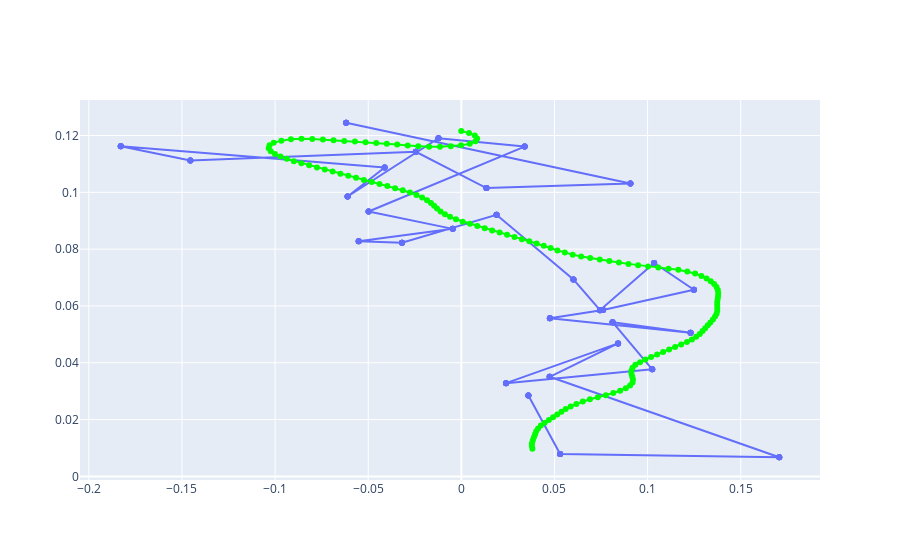

Here is the notebook cell this chart was saved with:
### Code cell
fig2.data[0].line.color = "#00ff00"
fig = go.Figure(data = fig1.data + fig2.data)
fig.show()

### Figure 1 — Plotly figure (JSON) as saved in the notebook; plotly's stock layout.template omitted (floating-point values rounded to 4 significant figures; data arrays with more than 128 entries replaced by an {"elided": "..."} marker saying what was removed)
{"data": [{"hovertemplate": "x=%{x}<br>y=%{y}<extra></extra>", "legendgroup": "", "line": {"color": "#636efa", "dash": "solid"}, "marker": {"symbol": "circle"}, "mode": "markers+lines", "name": "", "orientation": "v", "showlegend": false, "type": "scatter", "x": {"elided": "150 float values"}, "xaxis": "x", "y": {"elided": "150 float values"}, "yaxis": "y"}, {"hovertemplate": "x=%{x}<br>y=%{y}<extra></extra>", "legendgroup": "", "line": {"color": "#00ff00", "dash": "solid"}, "marker": {"symbol": "circle"}, "mode": "markers+lines", "name": "", "orientation": "v", "showlegend": false, "type": "scatter", "x": {"elided": "150 float values"}, "xaxis": "x", "y": {"elided": "150 float values"}, "yaxis": "y"}], "layout": {}}
